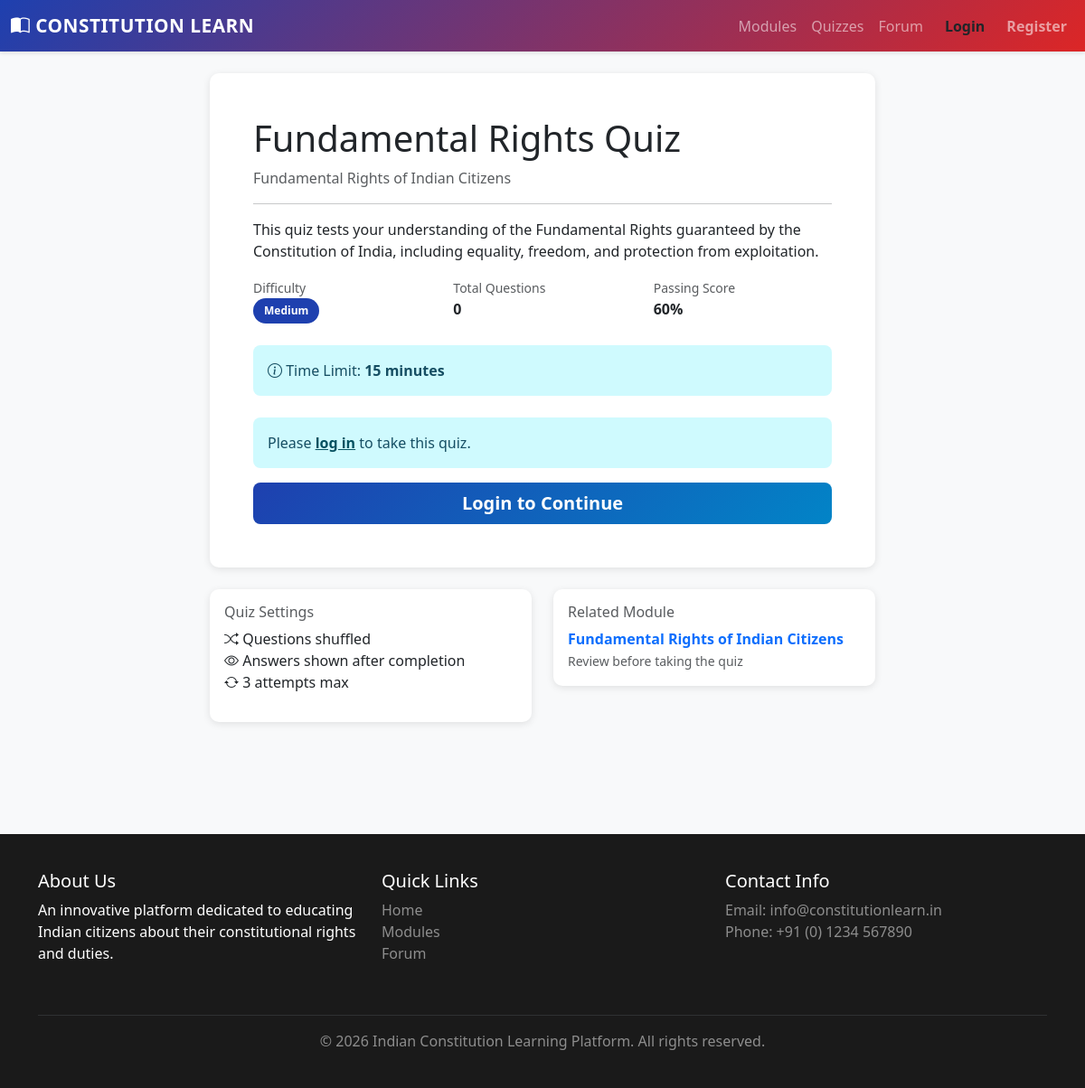
The page /quizzes/1/ on the database its author committed.
### core/models.py (models this page shows, shortened)
class Quiz(models.Model):
    DIFFICULTY_CHOICES = [
        ('easy', 'Easy'),
        ('medium', 'Medium'),
        ('hard', 'Hard'),
    ]
    title = models.CharField(
        max_length=255,
        help_text='Quiz title'
    )
    description = models.TextField(help_text='Quiz description')
    module = models.ForeignKey(
        LearningModule,
        on_delete=models.CASCADE,
        related_name='quizzes',
        help_text='Associated learning module'
    )
    created_by = models.ForeignKey(
        CustomUser,
        on_delete=models.SET_NULL,
        null=True,
        related_name='created_quizzes',
        help_text='Educator who created quiz'
    )
    difficulty = models.CharField(
        max_length=20,
        choices=DIFFICULTY_CHOICES,
        default='medium',
        help_text='Quiz difficulty'
    )
    total_questions = models.PositiveIntegerField(
        default=0,
        help_text='Total number of questions (auto-calculated)'
    )
    passing_score = models.PositiveIntegerField(
        default=60,
        validators=[MinValueValidator(0), MaxValueValidator(100)],
        help_text='Minimum score to pass (%)'
    )
    time_limit = models.PositiveIntegerField(
        null=True,
        blank=True,
        help_text='Time limit in minutes'
    )
    is_published = models.BooleanField(
        default=False,
        help_text='Quiz visibility'
    )
    shuffle_questions = models.BooleanField(
        default=True,
        help_text='Randomize question order'
    )
    show_answers = models.BooleanField(
        default=True,
        help_text='Show correct answers after completion'
    )
    max_attempts = models.PositiveIntegerField(
        null=True,
        blank=True,
        help_text='Maximum attempts (null = unlimited)'
    )
    created_at = models.DateTimeField(auto_now_add=True)
    updated_at = models.DateTimeField(auto_now=True)
    class Meta:
        db_table = 'quiz'
        verbose_name = 'Quiz'
        verbose_name_plural = 'Quizzes'
        ordering = ['-created_at']
        indexes = [
            models.Index(fields=['module', 'is_published']),
        ]

class LearningModule(models.Model):
    STATUS_CHOICES = [
        ('draft', 'Draft'),
        ('published', 'Published'),
        ('archived', 'Archived'),
    ]
    title = models.CharField(
        max_length=255,
        unique=True,
        help_text='Module title'
    )
    description = models.TextField(help_text='Module description')
    content = models.TextField(help_text='Module main content')
    slug = models.SlugField(
        unique=True,
        help_text='URL-friendly identifier'
    )
    created_by = models.ForeignKey(
        CustomUser,
        on_delete=models.SET_NULL,
        null=True,
        related_name='created_modules',
        help_text='Educator who created this module'
    )
    status = models.CharField(
        max_length=20,
        choices=STATUS_CHOICES,
        default='draft',
        help_text='Publication status'
    )
    order = models.PositiveIntegerField(
        default=0,
        help_text='Display order'
    )
    image = models.ImageField(
        upload_to='modules/',
        blank=True,
        null=True,
        help_text='Module cover image'
    )
    attachment = models.FileField(
        upload_to='modules/attachments/',
        blank=True,
        null=True,
        help_text='Additional PDF or document'
    )
    difficulty_level = models.CharField(
        max_length=20,
        choices=[
            ('beginner', 'Beginner'),
            ('intermediate', 'Intermediate'),
            ('advanced', 'Advanced'),
        ],
        default='beginner',
        help_text='Difficulty level'
    )
    estimated_time = models.PositiveIntegerField(
        default=15,
        help_text='Estimated reading time in minutes'
    )
    created_at = models.DateTimeField(auto_now_add=True)
    updated_at = models.DateTimeField(auto_now=True)
    published_at = models.DateTimeField(null=True, blank=True)
    class Meta:
        db_table = 'learning_module'
        verbose_name = 'Learning Module'
        verbose_name_plural = 'Learning Modules'
        ordering = ['order', '-created_at']
        indexes = [
            models.Index(fields=['status', 'order']),
            models.Index(fields=['slug']),
        ]

### core/views.py (the view, shortened to what this page needs)
# urls.py: path('quizzes/<int:pk>/', views.QuizDetailView.as_view(), name='quiz_detail'),
class QuizDetailView(DetailView):
    model = Quiz
    template_name = 'core/quizzes/quiz_detail.html'
    context_object_name = 'quiz'
    def get_queryset(self):
        return Quiz.objects.filter(is_published=True)
    def get_context_data(self, **kwargs):
        context = super().get_context_data(**kwargs)
        quiz = self.get_object()
        return context

### templates/core/quizzes/quiz_detail.html (shortened to what this page needs)
{% extends "base.html" %}
{% block content %}
<div class="container">
    <div class="row justify-content-center">
        <div class="col-lg-8">
            <div class="card border-0 shadow-sm mb-4">
                <div class="card-body p-5">
                    <h1 class="mb-2">{{ quiz.title }}</h1>
                    <p class="text-muted">{{ quiz.module.title }}</p>
                    <hr>
                    <p>{{ quiz.description }}</p>
                    <div class="row mb-4">
                        <div class="col-md-4">
                            <small class="text-muted">Difficulty</small>
                            <p class="mb-0"><span class="badge bg-primary">{{ quiz.get_difficulty_display }}</span></p>
                        </div>
                        <div class="col-md-4">
                            <small class="text-muted">Total Questions</small>
                            <p class="mb-0"><strong>{{ quiz.total_questions }}</strong></p>
                        </div>
                        <div class="col-md-4">
                            <small class="text-muted">Passing Score</small>
                            <p class="mb-0"><strong>{{ quiz.passing_score }}%</strong></p>
                        </div>
                    </div>
                    {% if quiz.time_limit %}
                    <div class="alert alert-info mb-4">
                        <i class="bi bi-info-circle"></i>
                        Time Limit: <strong>{{ quiz.time_limit }} minutes</strong>
                    </div>
                    {% endif %}
                    {% if user.is_authenticated %}
                        {% if user.is_citizen %}
                            {% if can_attempt %}
                                <div class="alert alert-success">
                                    <strong>Ready to take the quiz?</strong><br>
                                    You have attempted this quiz {{ user_attempts }} time(s).
                                </div>
                                <a href="{% url 'quiz_take' quiz.pk %}" class="btn btn-lg btn-success w-100">
                                    <i class="bi bi-play-fill"></i> Start Quiz
                                </a>
                            {% else %}
                                <div class="alert alert-warning">
                                    <strong>Maximum Attempts Reached</strong><br>
                                    You have reached the maximum number of attempts for this quiz ({{ quiz.max_attempts }}).
                                </div>
                            {% endif %}
                            {% if best_attempt %}
                            <hr>
                            <div class="alert alert-info">
                                <strong>Your Best Attempt:</strong> {{ best_attempt.percentage|floatformat:1 }}%
                                {% if best_attempt.is_passed %}
                                    <span class="badge bg-success">Passed</span>
                                {% else %}
                                    <span class="badge bg-danger">Failed</span>
                                {% endif %}
                            </div>
                            {% endif %}
                        {% endif %}
                    {% else %}
                    <div class="alert alert-info">
                        Please <a href="{% url 'login' %}" class="alert-link">log in</a> to take this quiz.
                    </div>
                    <a href="{% url 'login' %}" class="btn btn-lg btn-primary w-100">Login to Continue</a>
                    {% endif %}
                </div>
            </div>
            <div class="row mb-4">
                <div class="col-md-6 mb-3">
                    <div class="card border-0 shadow-sm">
                        <div class="card-body">
                            <h6 class="text-muted mb-2">Quiz Settings</h6>
                            <ul class="list-unstyled">
                                <li><i class="bi bi-shuffle"></i> {% if quiz.shuffle_questions %}Questions shuffled{% else %}Questions in order{% endif %}</li>
                                <li><i class="bi bi-eye"></i> {% if quiz.show_answers %}Answers shown{% else %}Answers hidden{% endif %} after completion</li>
                                <li><i class="bi bi-arrow-repeat"></i> {% if quiz.max_attempts %}{{ quiz.max_attempts }} attempts max{% else %}Unlimited attempts{% endif %}</li>
                            </ul>
                        </div>
                    </div>
                </div>
                <div class="col-md-6 mb-3">
                    <div class="card border-0 shadow-sm">
                        <div class="card-body">
                            <h6 class="text-muted mb-2">Related Module</h6>
                            <a href="{% url 'module_detail' quiz.module.slug %}" class="text-decoration-none">
                                <strong>{{ quiz.module.title }}</strong>
                                <br>
                                <small class="text-muted">Review before taking the quiz</small>
                            </a>
                        </div>
                    </div>
                </div>
            </div>
        </div>
    </div>
</div>
{% endblock %}

### static/css/style.css (style rules this page uses)
:root { --primary-color: #1e40af; --secondary-color: #dc2626; --success-color: #16a34a; --warning-color: #d97706; --danger-color: #dc2626; --info-color: #0284c7; --dark-color: #1a1a1a; --light-color: #f8f9fa; }
* { margin: 0; padding: 0; box-sizing: border-box; }
body { font-family: 'Segoe UI', Tahoma, Geneva, Verdana, sans-serif; background-color: #f8f9fa; color: #333; }
.card { border: none; border-radius: 10px; box-shadow: 0 2px 8px rgba(0,0,0,0.1); transition: all 0.3s cubic-bezier(0.4, 0, 0.2, 1); }
.btn { border-radius: 8px; font-weight: 600; transition: all 0.3s ease; }
.btn-primary { background: linear-gradient(135deg, var(--primary-color), var(--info-color)); border: none; }
.badge { padding: 0.5rem 0.75rem; font-weight: 600; border-radius: 20px; }
.alert { border: none; border-radius: 8px; border-left: 4px solid; }
.alert-info { border-left-color: var(--info-color); background-color: #cffafe; color: #164e63; }
.bg-primary { background-color: var(--primary-color) !important; }
.shadow-sm { box-shadow: 0 2px 8px rgba(0,0,0,0.1) !important; }

### templates/base.html (style rules this page uses)
:root { --primary-color: #1e40af; --secondary-color: #dc2626; --success-color: #16a34a; }
body { font-family: 'Segoe UI', Tahoma, Geneva, Verdana, sans-serif; background-color: #f8f9fa; }
.card { border: none; border-radius: 10px; box-shadow: 0 2px 8px rgba(0,0,0,0.1); transition: transform 0.3s, box-shadow 0.3s; }
.btn-primary { background-color: var(--primary-color); border-color: var(--primary-color); }
.alert { border: none; border-radius: 8px; }

### rows shown on the page
Quiz: title "Fundamental Rights Quiz", module "Fundamental Rights of Indian Citizens", description "This quiz tests your understanding of the Fundamental Rights guaranteed by the Constitution of India, including equality, freedom, and protection from exploitation.", difficulty "Medium", total_questions "0", passing_score "60", time_limit "15", max_attempts "3"
